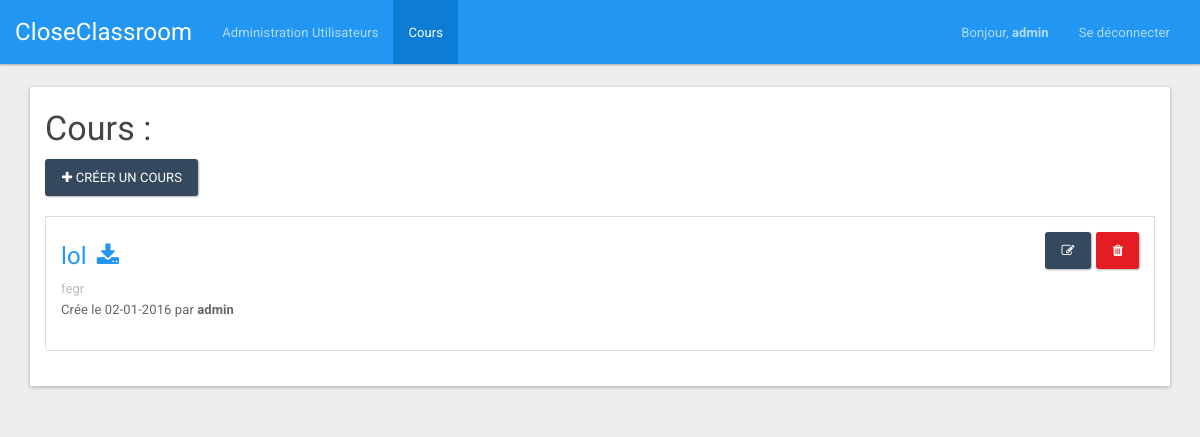
The app's page /index.php?page=practice (signed in) with its own data.
### tables this page shows
CREATE TABLE IF NOT EXISTS `practices` (
  `id` int(11) NOT NULL AUTO_INCREMENT,
  `name` varchar(255) NOT NULL,
  `path` varchar(255) NOT NULL,
  `user` varchar(30) NOT NULL,
  `description` text NOT NULL,
  `date` varchar(12) NOT NULL,
  `file` varchar(100) NOT NULL,
  PRIMARY KEY (`id`)
);

### bddManager/PracticeDAO.php (called while the page is built, shortened)
<?php
class PracticeDAO
{
	function getPractices() {
		try
		{
			$resultat = mysqli_query($_SESSION['bdd'], 'SELECT * FROM practices');
			if (mysqli_num_rows($resultat) != '0')
			{
				$tab[0] = mysqli_fetch_assoc($resultat);
				return $tab;
			}
			else
			{
				return false;
			}
		}
		catch(Exception $e)
		{
			$_SESSION['error'] = 'Erreur requete BDD';
			$_SESSION['display_msg_error'] = true;
		}
	}
}
?>

### views/PracticeView.class.php (the view, shortened to what this page needs)
<?php
class PracticeView{
	public function getViewTop(){
		return '
		<script>document.getElementById("tabPractice").className = "active";</script>
		<div class="container">
			<div class="panel panel-default">
				<div class="panel-body" style="padding-top: 0px;">
					<h3>Cours :</h3>
					<div class="list-group">';
					}
					public function getViewBottom(){
						return '
					</div>
				</div>
			</div>
		</div>
		';
	}
	public function getView()
	{
		$view = ''.$this->getViewTop().$this->getListe().$this->getViewBottom();
		return $view;
	}
	public function getListe(){
		$managerPractice = new PracticeDAO();
		$mesCours = $managerPractice->getPractices();
		$view = '<a style="margin-bottom: 20px;" href="index.php?page=createPractice" class="btn btn-info"><span class="fa fa-plus"></span> Créer un cours</a>';
		if (!$mesCours)
		{
			$view = $view.'<div class="panel panel-info" style="margin-top: 20px;">
			<div class="panel-heading">
				<h3 class="panel-title">Aucun cours</h3>
			</div>
			<div class="panel-body">
				Il n\'y a aucun cours dans la base de données !</div>
			</div>';
		}
		else
		{
			foreach ($mesCours as &$cours) {
				$view = $view.'<div class="list-group-item">
				<form method="POST" action="index.php?page=deletePractice&idPractice='.$cours['id'].'" accept-charset="UTF-8" class="form-inline"><input name="_method" type="hidden" value="DELETE">
					<a style="float: right; margin-left: 5px;" data-toggle="modal" href="#deleteCours'.$cours['id'].'" role="button" class="btn btn-danger"><i class="fa fa-trash"></i></a>
					<div id="deleteCours'.$cours['id'].'" class="modal" style="display: none;">
						<div class="modal-dialog">
							<div class="modal-content">
								<div class="modal-header">
									<button type="button" class="close" data-dismiss="modal" aria-hidden="true">×</button>
									<h4 class="modal-title">Suppression de cours</h4>
								</div>
								<div class="modal-body">
									<p>Voulez-vous vraiment supprimer le cours <b>'.$cours['name'].'</b> ?</p>
								</div>
								<div class="modal-footer">
									<button class="btn" data-dismiss="modal" aria-hidden="true">Non</button>
									<input class="btn btn-primary" type="submit" value="Oui">
								</div>
							</div>
						</div>
					</div>
				</form>
				<a style="float: right;" href="index.php?page=updatePractice&idPractice='.$cours['id'].'" role="button" class="btn btn-info"><i class="fa fa-edit"></i></a>
				<h4><a class="text-primary" target="_blank" href="/'.$cours['path'].'">'.$cours['name'].'</a><a style="margin-left: 10px;" class="text-primary" download target="_blank" href="/'.$cours['path'].'"><i class="fa fa-download"></i></a></h4>
				<p class="list-group-item-text">'.$cours['description'].'</p>
				<p>Crée le '.$cours['date'].' par <b>'.$cours['user'].'</b></p>
			</div>';
		}
	}
	return $view;
}
}
?>

### records on screen
practices: name "lol", description "fegr", date "02-01-2016", user "admin"

### other values on screen
$_SESSION['username'] "admin"
